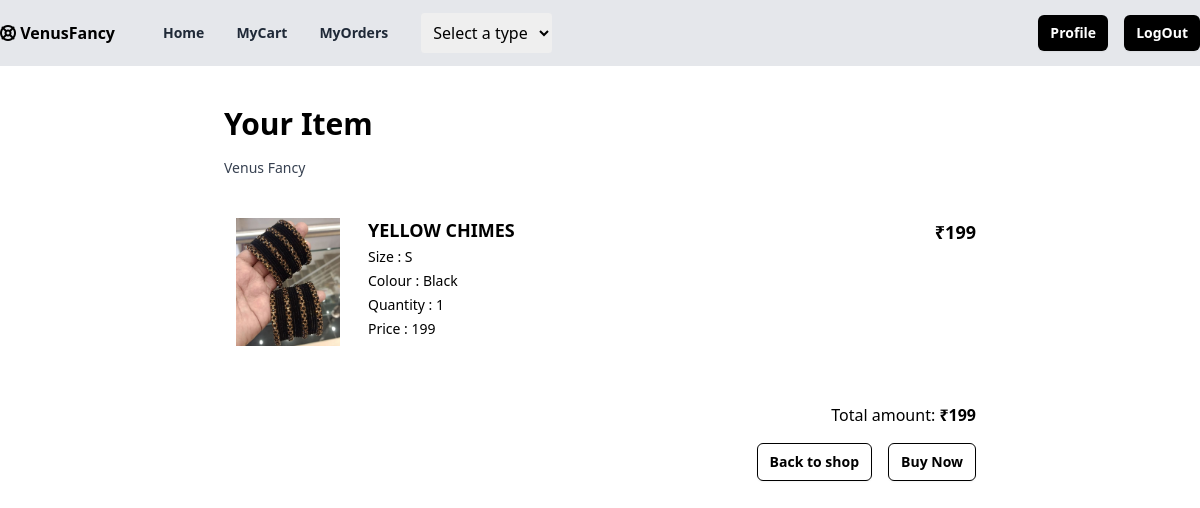
Screenshot of /product/buynow/all/ (signed in) with the database file from the repository.
### myfancy/models.py (models this page shows, shortened)
class BuyNow(models.Model):
    user_object=models.ForeignKey(User,on_delete=models.CASCADE)
    product_variant_object=models.ForeignKey(ProductVariant,on_delete=models.CASCADE,related_name="product_var_obj")
    size_object=models.ForeignKey(Size,on_delete=models.CASCADE)
    colour_object=models.ForeignKey(Colour,on_delete=models.CASCADE)
    quantity=models.PositiveIntegerField()
    is_order_placed=models.BooleanField(default=False)
    created_date=models.DateTimeField(auto_now_add=True)
    updated_date=models.DateTimeField(auto_now=True)
    is_active=models.BooleanField(default=True)
    @property
    def item_total_price(self):
        return self.product_variant_object.price * self.quantity

class ProductVariant(models.Model):
    product_object=models.ForeignKey(Product,on_delete=models.CASCADE,related_name="product_variants")
    colour_object=models.ManyToManyField(Colour)
    size_object=models.ManyToManyField(Size)
    price=models.PositiveIntegerField()
    created_date=models.DateTimeField(auto_now_add=True)
    updated_date=models.DateTimeField(auto_now=True)
    is_active=models.BooleanField(default=True)

class Product(models.Model):
    title=models.CharField(max_length=200)
    description=models.TextField()
    image=models.ImageField(upload_to="product_picture",default="/product_picture/default_product_picture.png")
    material_object=models.ManyToManyField(Material)
    occasion_object=models.ForeignKey(Occasion,on_delete=models.CASCADE)
    feature_object=models.ManyToManyField(Feature)
    type_object=models.ForeignKey(Type,on_delete=models.CASCADE)
    tag_object=models.ManyToManyField(Tag)
    owner=models.ForeignKey(User,on_delete=models.CASCADE,related_name="products")
    created_date=models.DateTimeField(auto_now_add=True)
    updated_date=models.DateTimeField(auto_now=True)
    is_active=models.BooleanField(default=True)

class Size(models.Model):
    name=models.CharField(max_length=200,unique=True)
    created_date=models.DateTimeField(auto_now_add=True)
    updated_date=models.DateTimeField(auto_now=True)
    is_active=models.BooleanField(default=True)
    def __str__(self):
        return self.name

class Colour(models.Model):
    name=models.CharField(max_length=200,unique=True)
    created_date=models.DateTimeField(auto_now_add=True)
    updated_date=models.DateTimeField(auto_now=True)
    is_active=models.BooleanField(default=True)
    def __str__(self):
        return self.name

### myfancy/views.py (the view)
# urls.py: path("product/buynow/all/",views.BuyNowListView.as_view(),name="buynow-all"),
@method_decorator(signin_required,name="dispatch")
class BuyNowListView(View):
    def get(self,request,*args, **kwargs):
        qs=BuyNow.objects.filter(user_object=request.user,is_order_placed=False).last()
        return render(request,"shop/buynowlist.html",{"items":qs})

### myfancy/templates/shop/buynowlist.html
{% extends "shop/base.html" %}
{% block main_block %}
<div class="mx-auto flex max-w-3xl flex-col space-y-4 p-6 px-2 sm:p-10 sm:px-2">
    <h2 class="text-3xl font-bold">Your Item</h2>
    <p class="mt-3 text-sm font-medium text-gray-700">
      Venus Fancy
    </p>
    <ul class="flex flex-col divide-y divide-gray-200">
      <li class="flex flex-col py-6 sm:flex-row sm:justify-between">
        <div class="flex w-full space-x-2 sm:space-x-4">
          <img
            class="h-20 w-20 flex-shrink-0 rounded object-contain outline-none dark:border-transparent sm:h-32 sm:w-32"
            src="{{items.product_variant_object.product_object.image.url}}"
            alt="Nike Air Force 1 07 LV8"
          />
          <div class="flex w-full flex-col justify-between pb-4">
            <div class="flex w-full justify-between space-x-2 pb-2">
              <div class="space-y-1">
                <h3 class="text-lg font-semibold leading-snug sm:pr-8">
                  {{items.product_variant_object.product_object.title}}
                </h3>
                <p class="text-sm">Size : {{items.size_object}}</p>
                <p class="text-sm">Colour : {{items.colour_object}}</p>
                <p class="text-sm">Quantity : {{items.quantity}}</p>
                <p class="text-sm">Price : {{items.product_variant_object.price}}</p>
              </div>
              <div class="text-right">
                <p class="text-lg font-semibold">₹{{ items.item_total_price}}</p>
              </div>
            </div>
          </div>
        </div>
      </li>
    </ul>
    <div class="space-y-1 text-right">
      <p>
        Total amount:<span class="font-semibold"> ₹{{items.item_total_price}}</span>
      </p>
    </div>
    <div class="flex justify-end space-x-4">
      <a
        href="{%url 'index'%}"
        type="button"
        class="rounded-md border border-black px-3 py-2 text-sm font-semibold text-black shadow-sm focus-visible:outline focus-visible:outline-2 focus-visible:outline-offset-2 focus-visible:outline-black"
      >
        Back to shop
      </a>
      <a
        href="{%url 'buynow-address'%}"
        type="button"
        class="rounded-md border border-black px-3 py-2 text-sm font-semibold text-black shadow-sm focus-visible:outline focus-visible:outline-2 focus-visible:outline-offset-2 focus-visible:outline-black"
      >
        Buy Now
      </a>
    </div>
  </div>
{% endblock  %}

### rows the page displays
BuyNow: product_variant_object.product_object.image (picture), product_variant_object.product_object "YELLOW CHIMES", size_object "S", colour_object "Black", quantity "1", product_variant_object.price "199", item_total_price "199"
